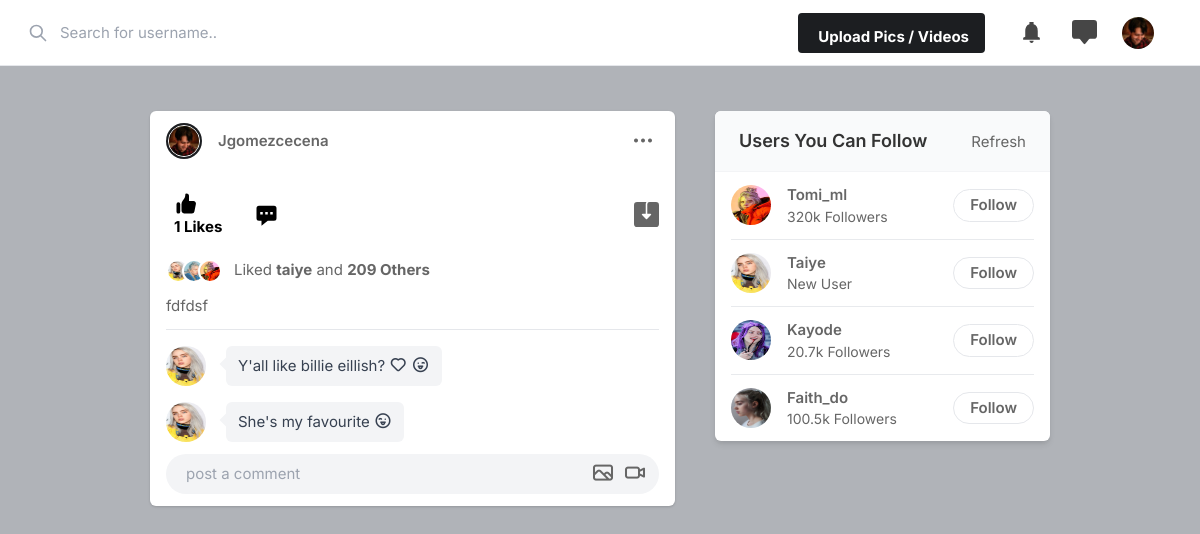
The app's page / (signed in) with its own data.
### core/models.py (models this page shows, shortened)
class Profile(models.Model):
    user = models.ForeignKey(get_user_model(), on_delete=models.CASCADE)
    id_user = models.IntegerField()
    name = models.CharField(max_length=100)
    bio = models.TextField(blank=True)
    image = models.ImageField(upload_to='profile_images/', default='default.png')
    location = models.CharField(max_length=100)

class Post(models.Model):
    id = models.UUIDField(primary_key=True, default=uuid.uuid4, editable=False)
    user = models.CharField(max_length=100)
    content = models.TextField(blank=True)
    image = models.ImageField(upload_to='post_images/', default='default.png')
    created_at = models.DateTimeField(auto_now_add=True)
    updated_at = models.DateTimeField(auto_now=True, blank=True)
    no_of_likes = models.IntegerField(default=0)

### core/views.py (the view)
# urls.py: path('', views.index, name='index'),
@login_required(login_url='core:login_form')
def index(request):
    user_object = User.objects.get(username=request.user.username)
    user_profile = Profile.objects.get(user=user_object)
    posts = Post.objects.all().order_by('-created_at')
    return render(request, 'index.html', {'user_profile': user_profile, 'posts': posts})

### templates/index.html (shortened to what this page needs)
{% load static %}
<!DOCTYPE html>
<html lang="en">
<head>
    <link rel="stylesheet" href="{% static 'assets/css/icons.css' %}">
    <link rel="stylesheet" href="{% static 'assets/css/uikit.css' %}">
    <link rel="stylesheet" href="{% static 'assets/css/style.css' %}">
    <link rel="stylesheet" href="{% static 'assets/css/tailwind.css' %}">
</head>
<body>
            <header>
                <div class="header_inner">
                    <div class="left-side">
                        <div class="header_search">
                            <input type="text" placeholder="Search for username..">
                            <div class="icon-search">
                                <svg xmlns="http://www.w3.org/2000/svg" fill="none" viewBox="0 0 24 24"
                                    stroke="currentColor">
                                    <path stroke-linecap="round" stroke-linejoin="round" stroke-width="2"
                                        d="M21 21l-6-6m2-5a7 7 0 11-14 0 7 7 0 0114 0z"></path>
                                </svg>
                            </div>
                        </div>
                    </div>
                    <div class="right-side lg:pr-4">
                        <a href="#"
                            class="bg-pink-500 flex font-bold hidden hover:bg-pink-600 hover:text-white inline-block items-center lg:block max-h-10 mr-4 px-4 py-2 rounded shado text-white">
                              Upload Pics / Videos
                        </a>
                        <a href="#" class="header-links-item">
                        </a>
                        <a href="#" class="header-links-item">
                        </a>
                        <a href="#">
                            <img src="{{ user_profile.image.url }}" class="header-avatar" alt="">
                        </a>
                    </div>
                </div>
            </header>
            <div class="container m-auto">
                <div class="lg:flex justify-center lg:space-x-10 lg:space-y-0 space-y-5">
                    <div class="space-y-5 flex-shrink-0 lg:w-7/12">
                        {% for post in posts %}
                            <div class="bg-white shadow rounded-md  -mx-2 lg:mx-0">
                            <div class="flex justify-between items-center px-4 py-3">
                                <div class="flex flex-1 items-center space-x-4">
                                    <a href="profile/{{ user_profile.user }}">
                                        <div class="bg-gradient-to-tr from-yellow-600 to-pink-600 p-0.5 rounded-full">
                                            <img src="{{ user_profile.image.url }}" class="bg-gray-200 border border-white rounded-full w-8 h-8">
                                        </div>
                                    </a>
                                    <span class="block capitalize font-semibold "> {{ post.user }} </span>
                                </div>
                              <div>
                                <a href="#"> <i class="icon-feather-more-horizontal text-2xl hover:bg-gray-200 rounded-full p-2 transition -mr-1 "></i> </a>
                              </div>
                            </div>
                            <div class="py-3 px-4 space-y-3">
                                <div class="flex space-x-4 lg:font-bold">
                                    <a href="/like_post?post_id={{ post.id }}" class="flex items-center space-x-2">
                                        <div class="p-2 rounded-full text-black">
                                            {{ post.no_of_likes }} Likes
                                        </div>
                                    </a>
                                    <a href="#" class="flex items-center space-x-2">
                                        <div class="p-2 rounded-full text-black">
                                            <svg xmlns="http://www.w3.org/2000/svg" viewBox="0 0 20 20" fill="currentColor" width="25" height="25" class="">
                                                <path fill-rule="evenodd" d="M18 5v8a2 2 0 01-2 2h-5l-5 4v-4H4a2 2 0 01-2-2V5a2 2 0 012-2h12a2 2 0 012 2zM7 8H5v2h2V8zm2 0h2v2H9V8zm6 0h-2v2h2V8z" clip-rule="evenodd" />
                                            </svg>
                                        </div>
                                    </a>
                                    <a href="#" class="flex items-center space-x-2 flex-1 justify-end">
                                    </a>
                                </div>
                                <div class="flex items-center space-x-3">
                                    <div class="flex items-center">
                                        <img src="{% static 'assets/images/avatars/avatar-1.jpg' %}" alt="" class="w-6 h-6 rounded-full border-2 border-white ">
                                        <img src="{% static 'assets/images/avatars/avatar-4.jpg' %}" alt="" class="w-6 h-6 rounded-full border-2 border-white  -ml-2">
                                        <img src="{% static 'assets/images/avatars/avatar-2.jpg' %}" alt="" class="w-6 h-6 rounded-full border-2 border-white  -ml-2">
                                    </div>
                                    <div class="">
                                        Liked <strong> taiye</strong> and <strong> 209 Others </strong>
                                    </div>
                                </div>
                                <div class="mt-5">
                                       {{ post.content }}
                                </div>
                                <div class="border-t pt-4 space-y-4 ">
                                    <div class="flex">
                                        <div class="w-10 h-10 rounded-full relative flex-shrink-0">
                                            <img src="{% static 'assets/images/avatars/avatar-1.jpg' %}" alt="" class="absolute h-full rounded-full w-full">
                                        </div>
                                        <div class="text-gray-700 py-2 px-3 rounded-md bg-gray-100 h-full relative lg:ml-5 ml-2 lg:mr-20   ">
                                            <p class="leading-6">Y'all like billie eillish? <urna class="i uil-heart"></urna> <i
                                                    class="uil-grin-tongue-wink"> </i> </p>
                                            <div class="absolute w-3 h-3 top-3 -left-1 bg-gray-100 transform rotate-45 "></div>
                                        </div>
                                    </div>
                                    <div class="flex">
                                        <div class="w-10 h-10 rounded-full relative flex-shrink-0">
                                            <img src="{% static 'assets/images/avatars/avatar-1.jpg' %}" alt="" class="absolute h-full rounded-full w-full">
                                        </div>
                                        <div class="text-gray-700 py-2 px-3 rounded-md bg-gray-100 h-full relative lg:ml-5 ml-2 lg:mr-20   ">
                                            <p class="leading-6">She's my favourite <i class="uil-grin-tongue-wink-alt"></i>
                                            </p>
                                            <div class="absolute w-3 h-3 top-3 -left-1 bg-gray-100 transform rotate-45 "></div>
                                        </div>
                                    </div>
                                </div>
                                <div class="bg-gray-100 bg-gray-100 rounded-full rounded-md relative ">
                                    <input type="text" placeholder="post a comment" class="bg-transparent max-h-10 shadow-none">
                                    <div class="absolute bottom-0 flex h-full items-center right-0 right-3 text-xl space-x-2">
                                        <a href="#"> <i class="uil-image"></i></a>
                                        <a href="#"> <i class="uil-video"></i></a>
                                    </div>
                                </div>
                            </div>
                        </div>
                        {% endfor %}
                    </div>
                    <div class="lg:w-5/12">
                        <div class="bg-white  shadow-md rounded-md overflow-hidden">
                            <div class="bg-gray-50  border-b border-gray-100 flex items-baseline justify-between py-4 px-6 ">
                                <h2 class="font-semibold text-lg">Users You Can Follow</h2>
                                <a href="#"> Refresh</a>
                            </div>
                            <div class="divide-gray-300 divide-gray-50 divide-opacity-50 divide-y px-4 ">
                                <div class="flex items-center justify-between py-3">
                                    <div class="flex flex-1 items-center space-x-4">
                                        <a href="profile.html">
                                            <img src="{% static 'assets/images/avatars/avatar-2.jpg' %}" class="bg-gray-200 rounded-full w-10 h-10">
                                        </a>
                                        <div class="flex flex-col">
                                            <span class="block capitalize font-semibold"> tomi_ml </span>
                                            <span class="block capitalize text-sm"> 320k followers </span>
                                        </div>
                                    </div>
                                    <a href="#" class="border border-gray-200 font-semibold px-4 py-1 rounded-full hover:bg-pink-600 hover:text-white hover:border-pink-600 "> Follow </a>
                                </div>
                                <div class="flex items-center justify-between py-3">
                                    <div class="flex flex-1 items-center space-x-4">
                                        <a href="profile.html">
                                            <img src="{% static 'assets/images/avatars/avatar-1.jpg' %}" class="bg-gray-200 rounded-full w-10 h-10">
                                        </a>
                                        <div class="flex flex-col">
                                            <span class="block capitalize font-semibold"> taiye </span>
                                            <span class="block capitalize text-sm"> New user </span>
                                        </div>
                                    </div>
                                    <a href="#" class="border border-gray-200 font-semibold px-4 py-1 rounded-full hover:bg-pink-600 hover:text-white hover:border-pink-600 "> Follow </a>
                                </div>
                                <div class="flex items-center justify-between py-3">
                                    <div class="flex flex-1 items-center space-x-4">
                                        <a href="profile.html">
                                            <img src="{% static 'assets/images/avatars/avatar-5.jpg' %}" class="bg-gray-200 rounded-full w-10 h-10">
                                        </a>
                                        <div class="flex flex-col">
                                            <span class="block capitalize font-semibold"> kayode </span>
                                            <span class="block capitalize text-sm"> 20.7k followers </span>
                                        </div>
                                    </div>
                                    <a href="#" class="border border-gray-200 font-semibold px-4 py-1 rounded-full hover:bg-pink-600 hover:text-white hover:border-pink-600 "> Follow </a>
                                </div>
                                <div class="flex items-center justify-between py-3">
                                    <div class="flex flex-1 items-center space-x-4">
                                        <a href="profile.html">
                                            <img src="{% static 'assets/images/avatars/avatar-7.jpg' %}" class="bg-gray-200 rounded-full w-10 h-10">
                                        </a>
                                        <div class="flex flex-col">
                                            <span class="block capitalize font-semibold"> faith_do </span>
                                            <span class="block capitalize text-sm"> 100.5k followers </span>
                                        </div>
                                    </div>
                                    <a href="#" class="border border-gray-200 font-semibold px-4 py-1 rounded-full hover:bg-pink-600 hover:text-white hover:border-pink-600 "> Follow </a>
                                </div>
                            </div>
                        </div>
                    </div>
                </div>
            </div>
</body>
</html>

### records on screen
Profile: image (placeholder picture)
Post: image (placeholder picture), user "Jgomezcecena", no_of_likes "1", content "fdfdsf"
